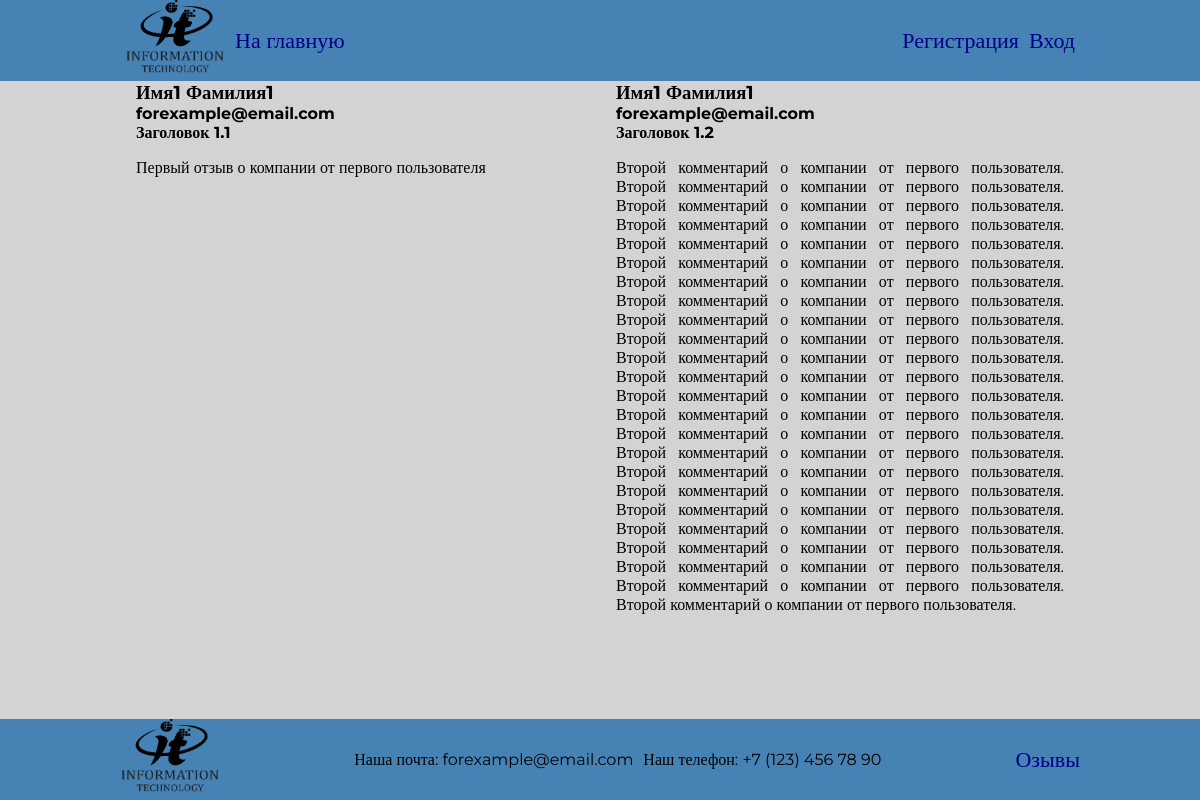
Page /comments/ on the earlier database version.
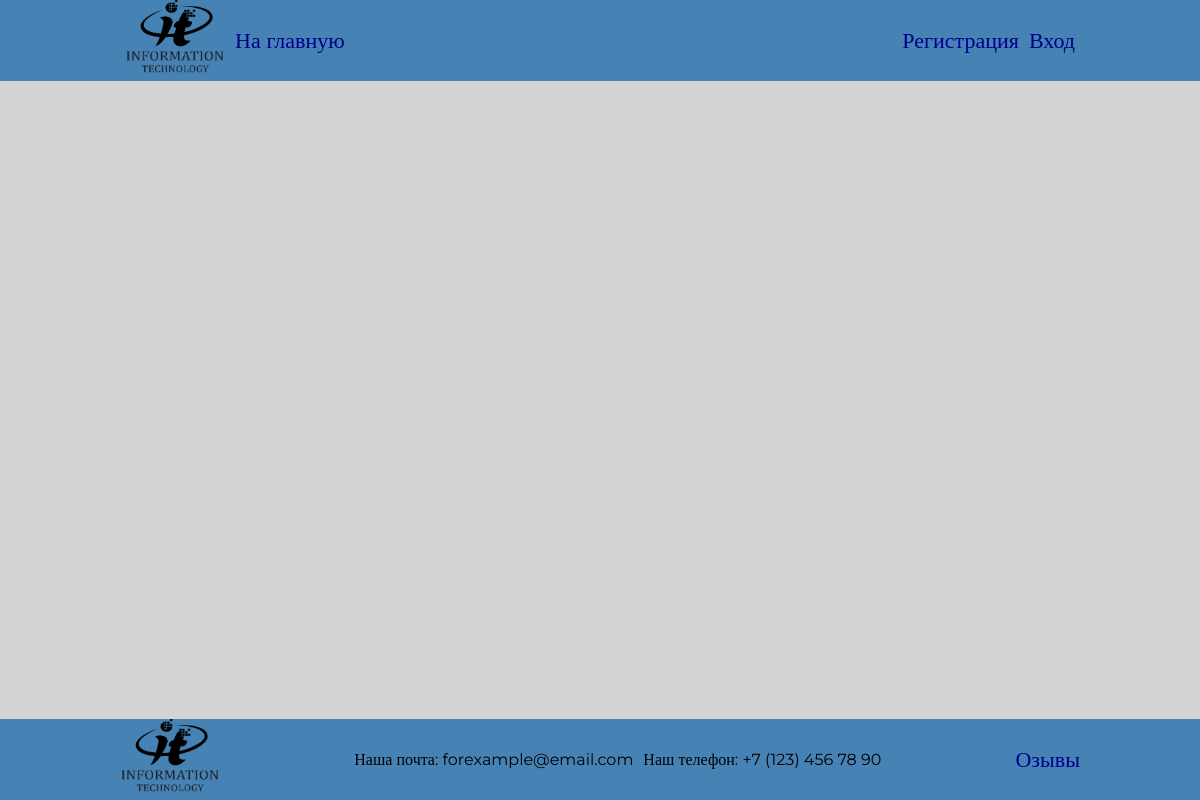
Same page on the later database version.
### OrdersProcessingApp/models.py (models this page shows, shortened)
class Comment(models.Model):
	first_name = models.CharField(max_length=30)
	second_name = models.CharField(max_length=30)
	title = models.CharField(max_length=50)
	description = models.CharField(max_length=500)
	email = models.CharField(max_length=30)
	id_client = models.ForeignKey(Client, on_delete=models.CASCADE)

### OrdersProcessingApp/views.py (the view)
# urls.py: path('comments/', comments, name='comments_page'),
def comments(request):
	context = {
		'title': 'Комментарии',
		'comments': get_comments()
	}
	return render(request, 'base_comments.html', context)

### OrdersProcessingApp/buisness_logic.py (called while the page is built)
def get_comments():
	return Comment.objects.all()

### OrdersProcessingApp/templates/base_comments.html
{% extends 'base.html' %}
{% block content %}
	<div class="container">
		<div class="row">
			{% for c in comments %}
				<div class="column">
					<h3>{{ c.first_name }} {{ c.second_name }}</h3>
					<h4>{{ c.email }}</h4>
					<h4 class="title-comment">{{ c.title }}</h4>
					<p class="text-justify">{{ c.description }}</p>
				</div>
			{% endfor %}
		</div>
	</div>
{% endblock %}

### OrdersProcessingApp/templates/base.html (shortened to what this page needs)
{% load static %}
<!DOCTYPE html>
<html lang="en">
<head>
	<link rel="stylesheet" href="{% static 'css/style.css' %}">
</head>
<body>
	<header>
		<div class="container">
			<div class="nav">
				<ul class="menu">
					<li><a href="#"><img class="img-logo" src="{% static 'img/logo.png' %}" alt="logo"></a></li>
					<li class="home-link"><a href="/">На главную</a></li>
				</ul>
				<ul class="menu">
					{% if request.user.is_authenticated %}
					<li><a href="{% url 'user_account_page' %}">Ваш аккаунт</a></li>
					<li><a href="{% url 'user_logout' %}">Выход</a></li>
					{% else %}
					<li><a href="{% url 'register_page' %}">Регистрация</a></li>
					<li><a href="{% url 'login_page' %}">Вход</a></li>
					{% endif %}
				</ul>
			</div>
		</div>
	</header>
	<div class="wrapper">
		{% block content %}{% endblock %}
	</div>
	<footer>
		<div class="container">
			<div class="nav">
				<a href="/"><img src="{% static 'img/logo.png' %}" alt="it's image" class='img-logo'></a>
				{% if not request.user.is_staff %}
				<ul class="menu">
					<li>Наша почта: forexample@email.com</li>
					<li>Наш телефон: +7 (123) 456 78 90</li>
				</ul>
				{% endif %}
				<a href="{% url 'comments_page' %}">Озывы</a>
			</div>
		</div>
	</footer>
</body>
</html>

### static/css/style.css (style rules this page uses)
* { padding: 0; margin: 0; }
body { box-sizing: border-box; display: flex; flex-direction: column; background-color: lightgray; }
html, body { height: 100%; font-family: 'Montserrat'; font-stretch: 600; }
ul { padding: 0; list-style: none; }
a { text-decoration: none; font-size: 22px; }
a:link, a:visited { color: darkblue; }
header, footer { background-color: steelblue; }
.img-logo { width: 100px; height: 75px; }
.nav { display: flex; align-items: center; justify-content: space-between; }
.menu { display: flex; }
.menu > li { padding: 0 5px; }
.home-link { align-self: center; }
.wrapper { flex: 1 0 auto; }
.container { margin: 0 auto; width: 80%; }

Differences in the rows shown:
removed Comment: first_name "Имя1", second_name "Фамилия1", email "forexample@email.com", title "Заголовок 1.1", description "Первый отзыв о компании от первого пользователя"
removed Comment: first_name "Имя1", second_name "Фамилия1", email "forexample@email.com", title "Заголовок 1.2", description "Второй комментарий о компании от первого пользователя. Второй комментарий о компании от первого пользователя. Второй комментарий о компании от первого пользователя. Второй комментарий о компании от первого пользователя. Второй комментарий о компании от первого пользователя. Второй комментарий о компании от первого пользователя. Второй комментарий о компании от первого пользователя. Второй комментарий о компании от первого пользователя. Второй комментарий о компании от первого пользователя. Второй комментарий о компании от первого пользователя. Второй комментарий о компании от первого пользователя. Второй комментарий о компании от первого пользователя. Второй комментарий о компании от…"
